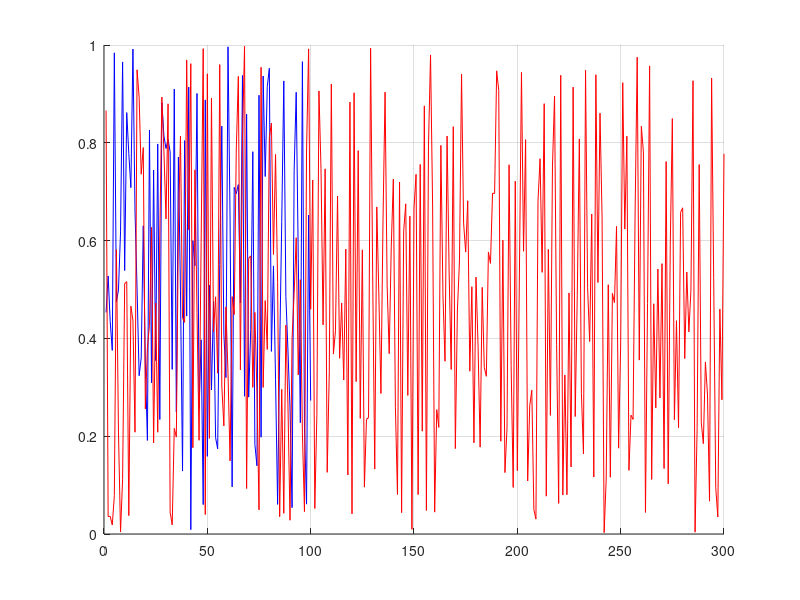

Source code (MATLAB): (Note: this script raises an error after producing the figure.)
 %%%%%%%%%%%%%%%%%%%%%%%%%%%%%%%%%%%%%%%%%%%%%%%%%%%%%%%%%%%%%%%%%%%%%%%%%%%%%%%%
% NAME: magnifyOnFigure_examples
% 
% AUTHOR: David Fernandez Prim (david.fernandez.prim@gmail.com)
%
% PURPOSE: Shows the funcionality of 'magnifyOnFigure'
% 
%%%%%%%%%%%%%%%%%%%%%%%%%%%%%%%%%%%%%%%%%%%%%%%%%%%%%%%%%%%%%%%%%%%%%%%%%%%%%%%%
clc;
clear all
close all

%% %%%%%%%%%%%%%%%%%%%%%%%%%%%%%%%%%%%%%%%%%%%%%%%%%%%%%%%%%%%%%%%%%%%%%%%%%%%%%
% Default interactive mode
%%%%%%%%%%%%%%%%%%%%%%%%%%%%%%%%%%%%%%%%%%%%%%%%%%%%%%%%%%%%%%%%%%%%%%%%%%%%%%%%
close all;
disp( sprintf('This is the default interactive operation mode of ''magnifyOnFigure''') ) 
fig = figure;
hold on;
plot(rand(100,1), 'b'); plot(rand(300, 1), 'r'); 
grid on;
hold off;
magnifyOnFigure;
disp('Press a key...')
pause;

%% %%%%%%%%%%%%%%%%%%%%%%%%%%%%%%%%%%%%%%%%%%%%%%%%%%%%%%%%%%%%%%%%%%%%%%%%%%%%%
% Figure handle passed as an input argument
%%%%%%%%%%%%%%%%%%%%%%%%%%%%%%%%%%%%%%%%%%%%%%%%%%%%%%%%%%%%%%%%%%%%%%%%%%%%%%%%
close all;
disp( sprintf('The figure handle is here passed as an input argument.') ) 
fig = figure;
hold on;
plot(rand(100,1), 'b'); plot(rand(300, 1), 'r'); 
grid on;
hold off;
magnifyOnFigure(fig);
disp('Press a key...')
pause;


%% %%%%%%%%%%%%%%%%%%%%%%%%%%%%%%%%%%%%%%%%%%%%%%%%%%%%%%%%%%%%%%%%%%%%%%%%%%%%%
% Properties (in interactive mode)
%%%%%%%%%%%%%%%%%%%%%%%%%%%%%%%%%%%%%%%%%%%%%%%%%%%%%%%%%%%%%%%%%%%%%%%%%%%%%%%%
close all;
disp( sprintf('Playing arround with the properties in interactive mode...') ) 
figHandler = figure;
hold on;
plot(rand(100,1), 'b'); plot(rand(300, 1), 'r'); 
grid on;
hold off; 
ylim([0 2]);
magnifyOnFigure(...
        figHandler,...
        'units', 'pixels',...
        'magnifierShape', 'ellipse',...
        'initialPositionSecondaryAxes', [326.933 259.189 164.941 102.65],...
        'initialPositionMagnifier',     [174.769 49.368 14.1164 174.627],...    
        'mode', 'interactive',...    
        'displayLinkStyle', 'straight',...        
        'edgeWidth', 2,...
        'edgeColor', 'black',...
        'secondaryAxesFaceColor', [0.91 0.91 0.91]... 
            ); 
disp('Press a key...')
pause;


%% %%%%%%%%%%%%%%%%%%%%%%%%%%%%%%%%%%%%%%%%%%%%%%%%%%%%%%%%%%%%%%%%%%%%%%%%%%%%%
% Properties (in manual mode)
%%%%%%%%%%%%%%%%%%%%%%%%%%%%%%%%%%%%%%%%%%%%%%%%%%%%%%%%%%%%%%%%%%%%%%%%%%%%%%%%
close all;
disp( sprintf('Or in manual mode.') ) 
figHandler = figure;
hold on;
plot(rand(100,1), 'b'); plot(rand(300, 1), 'r'); 
grid on;
hold off; 
ylim([0 2]);
magnifyOnFigure(...
        figHandler,...
        'units', 'pixels',...
        'initialPositionSecondaryAxes', [326.933 259.189 164.941 102.65],...
        'initialPositionMagnifier',     [174.769 49.368 14.1164 174.627],...    
        'mode', 'manual',...    
        'displayLinkStyle', 'straight',...        
        'edgeWidth', 2,...
        'edgeColor', 'black',...
        'secondaryAxesFaceColor', [0.91 0.91 0.91]... 
            ); 
disp('Press a key...')
pause;


%% %%%%%%%%%%%%%%%%%%%%%%%%%%%%%%%%%%%%%%%%%%%%%%%%%%%%%%%%%%%%%%%%%%%%%%%%%%%%%
% Working on images also
%%%%%%%%%%%%%%%%%%%%%%%%%%%%%%%%%%%%%%%%%%%%%%%%%%%%%%%%%%%%%%%%%%%%%%%%%%%%%%%%
close all;
disp( sprintf('How the tool works on images.') ) 
h = figure; 
load clown; 
image(X); 
colormap(map) ; 
axis image
magnifyOnFigure(h, 'displayLinkStyle', 'straight',...
                    'EdgeColor', 'white',...
                    'magnifierShape', 'rectangle',...
                    'frozenZoomAspectratio', 'on',...
                    'edgeWidth', 2);
                
disp('Press a key...')
pause;
close all
                
             

%% %%%%%%%%%%%%%%%%%%%%%%%%%%%%%%%%%%%%%%%%%%%%%%%%%%%%%%%%%%%%%%%%%%%%%%%%%%%%%
% Working on contour plots
%%%%%%%%%%%%%%%%%%%%%%%%%%%%%%%%%%%%%%%%%%%%%%%%%%%%%%%%%%%%%%%%%%%%%%%%%%%%%%%%
close all;
disp( sprintf('How the tool works on contour plots.') ) 
scrsz = get(0, 'ScreenSize');
h = figure('Position', [0.01*scrsz(3), 0.25*scrsz(4), 0.65*scrsz(3), 0.60*scrsz(4)]);
load clown;
hc1 = contour(X, 'LineWidth', 2);
axis image

magnifyOnFigure;

disp('Press a key...')
pause;
close all


%% %%%%%%%%%%%%%%%%%%%%%%%%%%%%%%%%%%%%%%%%%%%%%%%%%%%%%%%%%%%%%%%%%%%%%%%%%%%%%
% Properties (in interactive mode)
%%%%%%%%%%%%%%%%%%%%%%%%%%%%%%%%%%%%%%%%%%%%%%%%%%%%%%%%%%%%%%%%%%%%%%%%%%%%%%%%
close all;
disp( sprintf('Using multiple magnifiers on the same axis...') ) 
figHandler = figure;
hold on;
plot(rand(100,1), 'b'); plot(rand(300, 1), 'r'); 
grid on;
hold off; 
ylim([0 2]);

magnifyOnFigure(...
        figHandler,...
        'units', 'pixels',...
        'magnifierShape', 'rectangle',...
        'initialPositionSecondaryAxes', [105.6 278.81 130.2 102.69],...
        'initialPositionMagnifier',     [106.56 47.2 18.6823 186.519],...    
        'mode', 'interactive',...    
        'displayLinkStyle', 'straight',...        
        'edgeWidth', 2,...
        'edgeColor', 'black',...
        'secondaryAxesFaceColor', [0.91 0.91 0.91]... 
            );   

magnifyOnFigure(...
        figHandler,...
        'units', 'pixels',...
        'magnifierShape', 'rectangle',...
        'initialPositionSecondaryAxes', [365.6 275.81 130.2 102.69],...
        'initialPositionMagnifier',     [211.459 47.2 18.6823 186.519],...    
        'mode', 'interactive',...    
        'displayLinkStyle', 'straight',...        
        'edgeWidth', 2,...
        'edgeColor', 'black',...
        'secondaryAxesFaceColor', [0.91 0.91 0.91]... 
            );   
        
magnifyOnFigure(...
        figHandler,...
        'units', 'pixels',...
        'magnifierShape', 'rectangle',...
        'initialPositionSecondaryAxes', [364.6 78.81 130.2 102.69],...
        'initialPositionMagnifier',     [270.827 47.2 18.6823 186.519],...    
        'mode', 'interactive',...    
        'displayLinkStyle', 'straight',...        
        'edgeWidth', 2,...
        'edgeColor', 'black',...
        'secondaryAxesFaceColor', [0.91 0.91 0.91]... 
            ); 
        
     
        
